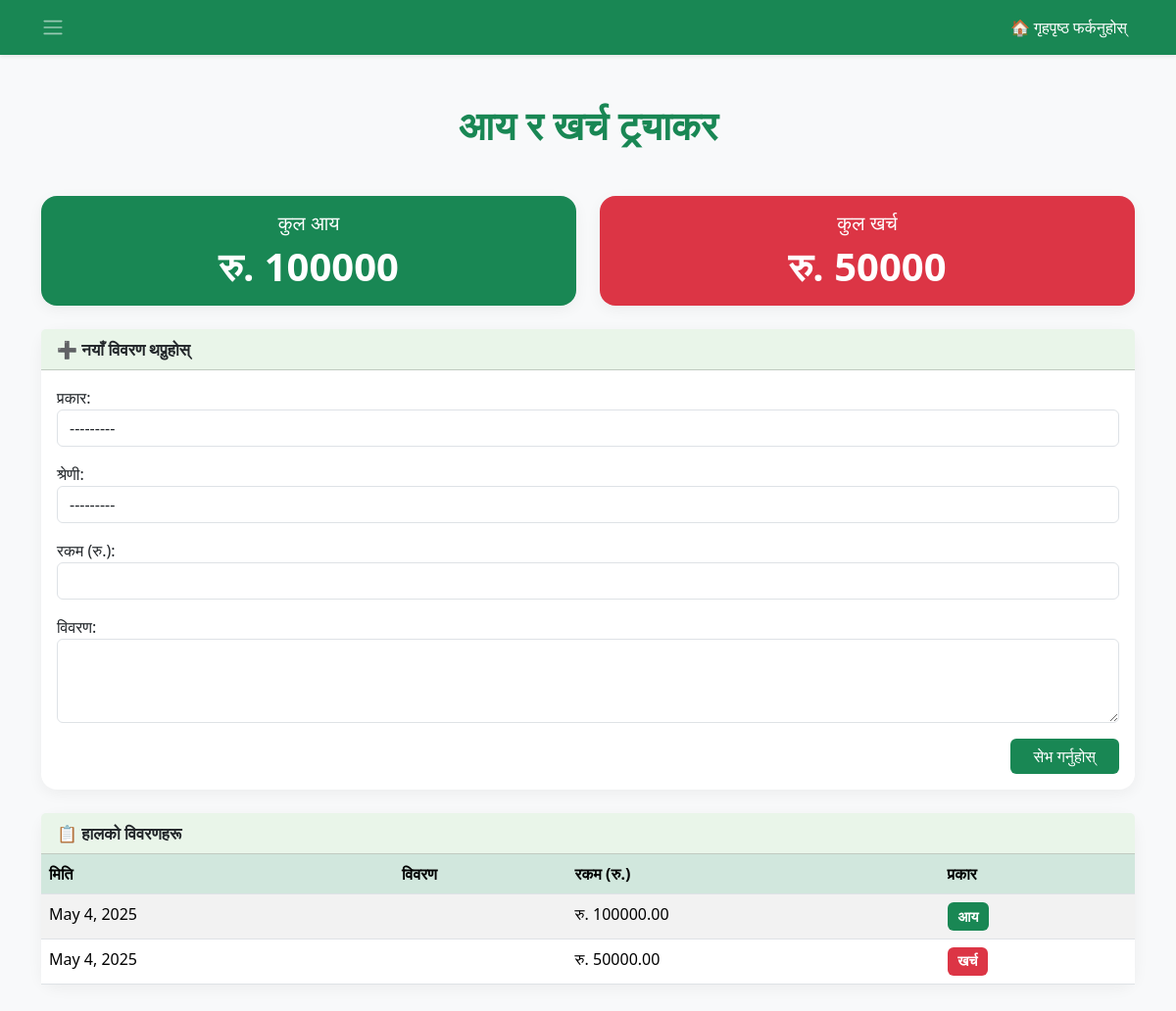
Page /expense_tracker/ (signed in) on the committed database.
### expense_tracker/models.py (models this page shows, shortened)
class Transaction(models.Model):
    TRANSACTION_TYPES = (
        ('income', 'आय'),
        ('expense', 'खर्च'),
    )
    CATEGORY_CHOICES = (
        ('crop_sales', 'बाली बिक्री'),
        ('equipment_purchase', 'उपकरण खरिद'),
        ('fertilizer', 'मल/बिउ खरिद'),
        ('transport', 'यातायात'),
        ('labor', 'श्रमिक खर्च'),
        ('loan_payment', 'ऋण भुक्तानी'),
        ('misc', 'अन्य'),
    )
    user = models.ForeignKey(User, on_delete=models.CASCADE, default=1, verbose_name="प्रयोगकर्ता")
    date = models.DateField(auto_now_add=True, verbose_name="मिति")
    type = models.CharField(max_length=7, choices=TRANSACTION_TYPES, verbose_name="प्रकार")
    category = models.CharField(max_length=50, choices=CATEGORY_CHOICES, verbose_name="श्रेणी")
    amount = models.DecimalField(max_digits=10, decimal_places=2, verbose_name="रकम (रु.)")
    description = models.TextField(blank=True, null=True, verbose_name="विवरण")

### expense_tracker/views.py (the view)
# urls.py: path('', tracker_view, name='tracker_home'),
@login_required(login_url='/users/login/')
def tracker_view(request):
    if request.method == 'POST':
        form = TransactionForm(request.POST)
        if form.is_valid():
            transaction = form.save(commit=False)
            transaction.user = request.user
            transaction.save()
            return redirect('tracker')
    else:
        form = TransactionForm()
    transactions = Transaction.objects.filter(user=request.user).order_by('-date')
    total_income = transactions.filter(type='income').aggregate(Sum('amount'))['amount__sum'] or 0
    total_expense = transactions.filter(type='expense').aggregate(Sum('amount'))['amount__sum'] or 0
    profit_loss = total_income - total_expense
    return render(request, 'tracker.html', {
        'form': form,
        'transactions': transactions,
        'total_income': total_income,
        'total_expense': total_expense,
        'profit_loss': profit_loss,
    })

### expense_tracker/forms.py
class TransactionForm(forms.ModelForm):
    class Meta:
        model = Transaction
        fields = ['type', 'category', 'amount', 'description']
        widgets = {
            'type': forms.Select(attrs={'class': 'form-control'}),
            'category': forms.Select(attrs={'class': 'form-control'}),
            'amount': forms.NumberInput(attrs={'class': 'form-control'}),
            'description': forms.Textarea(attrs={'class': 'form-control', 'rows': 3}),
        }

### templates/tracker.html (shortened to what this page needs)
<!DOCTYPE html>
<html lang="ne">
  <head>
    <link
      href="https://cdn.jsdelivr.net/npm/bootstrap@5.3.3/dist/css/bootstrap.min.css"
      rel="stylesheet"
    />
  </head>
  <body>
    <nav class="navbar navbar-expand-lg navbar-dark bg-success shadow-sm">
      <div class="container">
          <span class="navbar-toggler-icon"></span>
        <div
          class="collapse navbar-collapse justify-content-end"
          id="navbarNav"
        >
          <ul class="navbar-nav">
            <li class="nav-item">
              <a class="nav-link active" href="/">🏠 गृहपृष्ठ फर्कनुहोस्</a>
            </li>
          </ul>
        </div>
      </div>
    </nav>
    <div class="container my-5">
      <h1 class="text-center mb-5">आय र खर्च ट्र्याकर</h1>
      <div class="row mb-4 text-center">
        <div class="col-md-6 mb-3 mb-md-0">
          <div class="card text-white bg-success h-100">
            <div class="card-body">
              <h5 class="card-title">कुल आय</h5>
              <p class="card-text display-6 fw-bold">रु. {{ total_income }}</p>
            </div>
          </div>
        </div>
        <div class="col-md-6">
          <div class="card text-white bg-danger h-100">
            <div class="card-body">
              <h5 class="card-title">कुल खर्च</h5>
              <p class="card-text display-6 fw-bold">रु. {{ total_expense }}</p>
            </div>
          </div>
        </div>
      </div>
      <div class="card mb-4">
        <div class="card-header">➕ नयाँ विवरण थप्नुहोस्</div>
        <div class="card-body">
          <form method="post">
            {% csrf_token %} {{ form.as_p }}
            <div class="text-end">
              <button type="submit" class="btn btn-primary px-4">
                सेभ गर्नुहोस्
              </button>
            </div>
          </form>
        </div>
      </div>
      <div class="card">
        <div class="card-header">📋 हालको विवरणहरू</div>
        <div class="card-body p-0">
          <table class="table table-striped mb-0">
            <thead>
              <tr>
                <th>मिति</th>
                <th>विवरण</th>
                <th>रकम (रु.)</th>
                <th>प्रकार</th>
              </tr>
            </thead>
            <tbody>
              {% for tx in transactions %}
              <tr>
                <td>{{ tx.date }}</td>
                <td>{{ tx.description }}</td>
                <td>रु. {{ tx.amount }}</td>
                <td>
                  {% if tx.type == 'income' %}
                  <span class="badge bg-success">आय</span>
                  {% else %}
                  <span class="badge bg-danger">खर्च</span>
                  {% endif %}
                </td>
              </tr>
              {% empty %}
              <tr>
                <td colspan="4" class="text-center text-muted py-4">
                  हालसम्म कुनै विवरण छैन।
                </td>
              </tr>
              {% endfor %}
            </tbody>
          </table>
        </div>
      </div>
    </div>
  </body>
</html>

### templates/tracker.html (style rules this page uses)
body { background-color: #f8f9fa; }
.card { border: none; box-shadow: 0 4px 15px rgba(0, 0, 0, 0.05); border-radius: 1rem; }
.card-header { font-weight: 600; font-size: 1.05rem; background-color: #e9f5e9; border-top-left-radius: 1rem; border-top-right-radius: 1rem; }
.badge { font-size: 0.9rem; padding: 0.5em 0.75em; }
.btn-primary { background-color: #198754; border: none; }
.table thead th { background-color: #d1e7dd; }
h1 { font-weight: 700; color: #198754; }

### rows in the picture
Transaction: date "May 4, 2025", amount "100000.00", type "आय"
Transaction: date "May 4, 2025", amount "50000.00", type "खर्च"

### other values in the picture
{{ total_income }} "100000"
{{ total_expense }} "50000"
